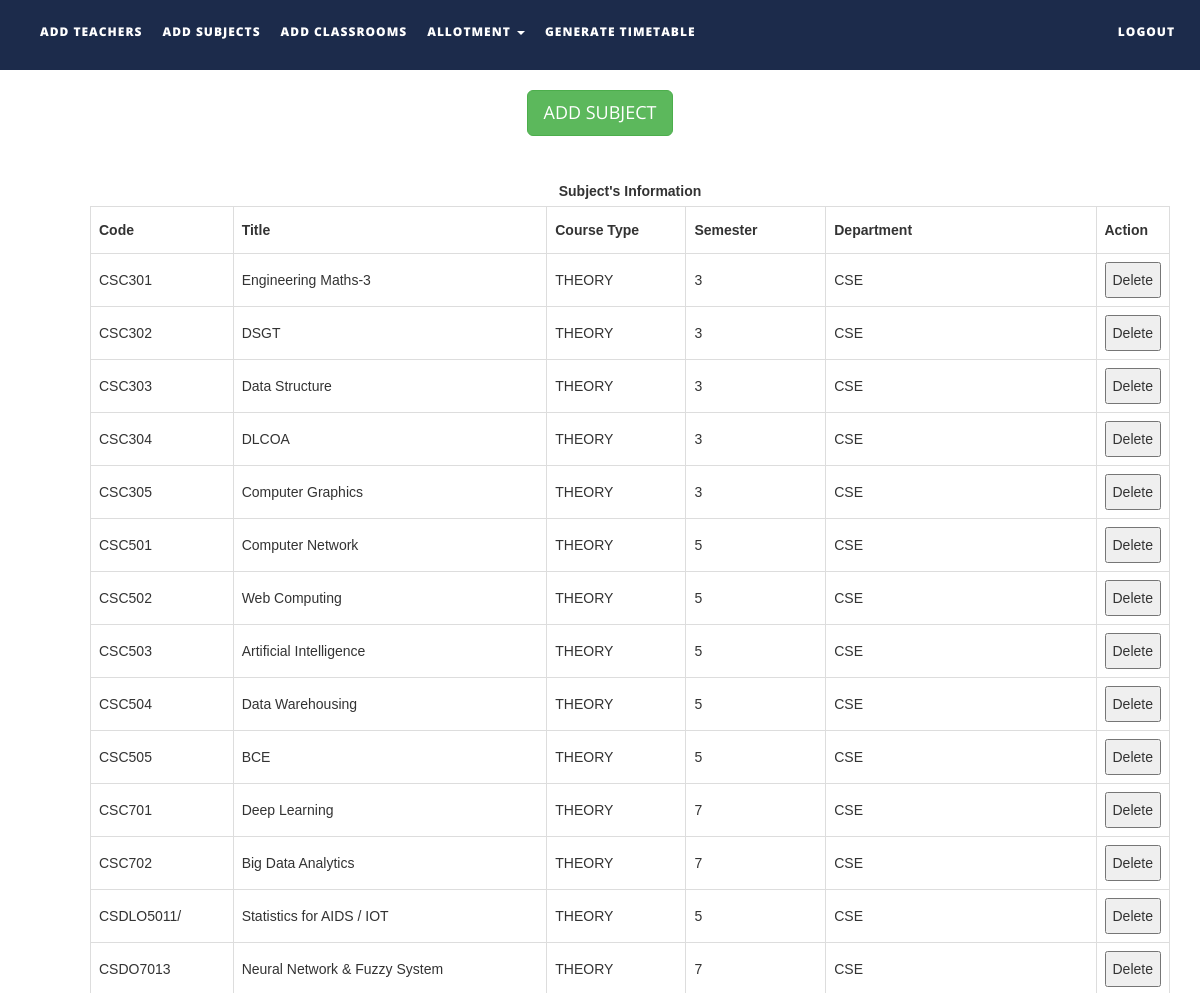
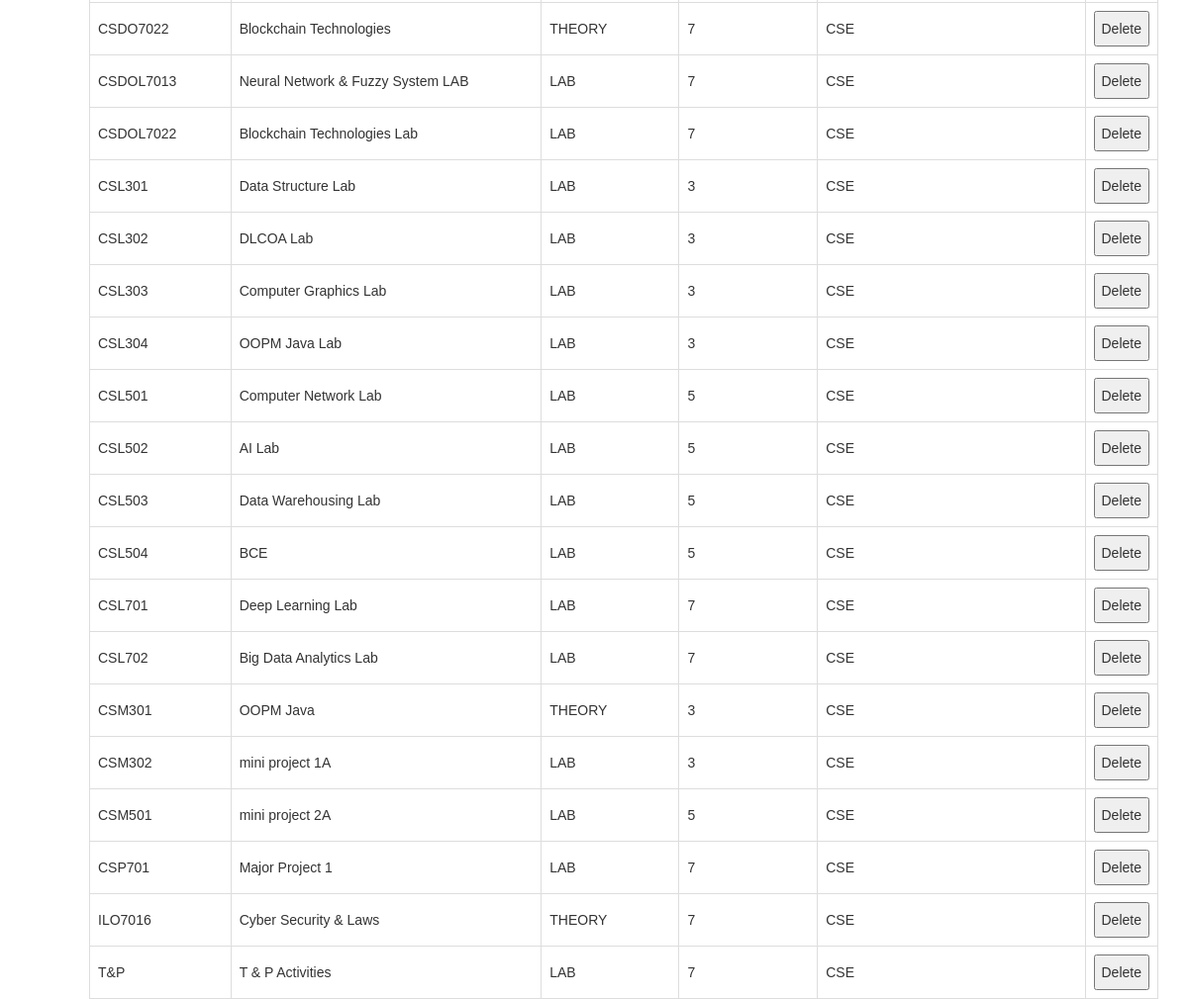
The app's page /addsubjects.php with its own data (2 pictures, top to bottom).
### tables this page shows
CREATE TABLE `subjects` (
  `subject_code` varchar(10) NOT NULL,
  `subject_name` varchar(100) NOT NULL,
  `course_type` varchar(15) NOT NULL,
  `semester` int(1) NOT NULL,
  `department` varchar(50) NOT NULL,
  `isAlloted` int(1) NOT NULL,
  `allotedto` text NOT NULL,
  `allotedto2` text NOT NULL,
  `allotedto3` text NOT NULL
);

### addsubjects.php (the view, shortened to what this page needs)
<!DOCTYPE html>
<html xmlns="http://www.w3.org/1999/xhtml">
<head>
    <link href="assets/css/bootstrap.css" rel="stylesheet"/>
    <link href="assets/css/font-awesome.min.css" rel="stylesheet"/>
    <link href="assets/css/flexslider.css" rel="stylesheet"/>
    <link href="assets/css/style.css" rel="stylesheet"/>
</head>
<body>
<div class="navbar navbar-inverse navbar-fixed-top " id="menu">
    <div class="container">
        <div class="navbar-collapse collapse move-me">
            <ul class="nav navbar-nav navbar-left">
                <li><a href="addteachers.php">ADD TEACHERS</a></li>
                <li><a href="addsubjects.php">ADD SUBJECTS</a></li>
                <li><a href="addclassrooms.php">ADD CLASSROOMS</a></li>
                <li class="dropdown"><a class="dropdown-toggle" data-toggle="dropdown" aria-expanded="false">ALLOTMENT
                        <span class="caret"></span></a>
                </li>
                <li><a href="generatetimetable.php">GENERATE TIMETABLE</a></li>
            </ul>
            <ul class="nav navbar-nav navbar-right">
                <li><a href="index.php">LOGOUT</a></li>
            </ul>
        </div>
    </div>
</div>
<br>
<div align="center" style="margin-top: 20px">
    <button id="subjectmanual" class="btn btn-success btn-lg">ADD SUBJECT</button>
</div>
<div>
    <br>
    <table id=subjectstable style="margin-left: 90px">
        <caption><strong> Subject's Information</strong></caption>
        <tr>
            <th width="150">Code</th>
            <th width=350>Title</th>
            <th width=150>Course Type</th>
            <th width="150">Semester</th>
            <th width="300">Department</th>
            <th width="40">Action</th>
        </tr>
        <?php
        $q = mysqli_query(mysqli_connect("localhost", "root", "", "ttms"),
            "SELECT * FROM subjects ORDER BY subject_code ASC ");
        while ($row = mysqli_fetch_assoc($q)) {
            echo "<tr><td>{$row['subject_code']}</td>
                    <td>{$row['subject_name']}</td>
                    <td>{$row['course_type']}</td>
                    <td>{$row['semester']}</td>
                     <td>{$row['department']}</td>
                     <td><button>Delete</button></td>
                    </tr>\n";
        }
        ?>
    </table>
</div>
</body>
</html>

### assets/css/style.css (style rules this page uses)
#menu { background-color: rgba(28, 43, 75, 1); color: #fff; font-size: 12px; font-weight: 900; letter-spacing: 1px; min-height: 70px; }
.navbar-inverse { border-color: transparent; }
.navbar-inverse .navbar-nav > li > a, .navbar-inverse .navbar-nav > li > a:hover { color: #FFF; padding: 22px 10px; }

### addsubjects.php (style rules this page uses)
table { margin-top: 10px; font-family: arial, sans-serif; border-collapse: collapse; margin-left: 50px; width: 90%; }
td, th { border: 1px solid #dddddd; text-align: left; padding: 8px; }
tr:nth-child(even) { background-color: #fff; }

### records on screen
subjects: subject_code "CSC301", subject_name "Engineering Maths-3", course_type "THEORY", semester "3", department "CSE"
subjects: subject_code "CSC302", subject_name "DSGT", course_type "THEORY", semester "3", department "CSE"
subjects: subject_code "CSC303", subject_name "Data Structure", course_type "THEORY", semester "3", department "CSE"
subjects: subject_code "CSC304", subject_name "DLCOA", course_type "THEORY", semester "3", department "CSE"
subjects: subject_code "CSC305", subject_name "Computer Graphics", course_type "THEORY", semester "3", department "CSE"
subjects: subject_code "CSC501", subject_name "Computer Network", course_type "THEORY", semester "5", department "CSE"
subjects: subject_code "CSC502", subject_name "Web Computing", course_type "THEORY", semester "5", department "CSE"
subjects: subject_code "CSC503", subject_name "Artificial Intelligence", course_type "THEORY", semester "5", department "CSE"
subjects: subject_code "CSC504", subject_name "Data Warehousing", course_type "THEORY", semester "5", department "CSE"
subjects: subject_code "CSC505", subject_name "BCE", course_type "THEORY", semester "5", department "CSE"
subjects: subject_code "CSC701", subject_name "Deep Learning", course_type "THEORY", semester "7", department "CSE"
subjects: subject_code "CSC702", subject_name "Big Data Analytics", course_type "THEORY", semester "7", department "CSE"
subjects: subject_code "CSDLO5011/", subject_name "Statistics for AIDS / IOT", course_type "THEORY", semester "5", department "CSE"
subjects: subject_code "CSDO7013", subject_name "Neural Network & Fuzzy System", course_type "THEORY", semester "7", department "CSE"
subjects: subject_code "CSDO7022", subject_name "Blockchain Technologies", course_type "THEORY", semester "7", department "CSE"
subjects: subject_code "CSDOL7013", subject_name "Neural Network & Fuzzy System LAB", course_type "LAB", semester "7", department "CSE"
subjects: subject_code "CSDOL7022", subject_name "Blockchain Technologies Lab", course_type "LAB", semester "7", department "CSE"
subjects: subject_code "CSL301", subject_name "Data Structure Lab", course_type "LAB", semester "3", department "CSE"
subjects: subject_code "CSL302", subject_name "DLCOA Lab", course_type "LAB", semester "3", department "CSE"
subjects: subject_code "CSL303", subject_name "Computer Graphics Lab", course_type "LAB", semester "3", department "CSE"
subjects: subject_code "CSL304", subject_name "OOPM Java Lab", course_type "LAB", semester "3", department "CSE"
subjects: subject_code "CSL501", subject_name "Computer Network Lab", course_type "LAB", semester "5", department "CSE"
subjects: subject_code "CSL502", subject_name "AI Lab", course_type "LAB", semester "5", department "CSE"
subjects: subject_code "CSL503", subject_name "Data Warehousing Lab", course_type "LAB", semester "5", department "CSE"
subjects: subject_code "CSL504", subject_name "BCE", course_type "LAB", semester "5", department "CSE"
subjects: subject_code "CSL701", subject_name "Deep Learning Lab", course_type "LAB", semester "7", department "CSE"
subjects: subject_code "CSL702", subject_name "Big Data Analytics Lab", course_type "LAB", semester "7", department "CSE"
subjects: subject_code "CSM301", subject_name "OOPM Java", course_type "THEORY", semester "3", department "CSE"
subjects: subject_code "CSM302", subject_name "mini project 1A", course_type "LAB", semester "3", department "CSE"
subjects: subject_code "CSM501", subject_name "mini project 2A", course_type "LAB", semester "5", department "CSE"
subjects: subject_code "CSP701", subject_name "Major Project 1", course_type "LAB", semester "7", department "CSE"
subjects: subject_code "ILO7016", subject_name "Cyber Security & Laws", course_type "THEORY", semester "7", department "CSE"
subjects: subject_code "T&P", subject_name "T & P Activities", course_type "LAB", semester "7", department "CSE"
